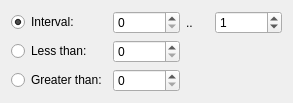
<?xml version="1.0" encoding="UTF-8"?>
<ui version="4.0">
 <class>EditIntegerMarkerWidget</class>
 <widget class="QWidget" name="EditIntegerMarkerWidget">
  <property name="geometry">
   <rect>
    <x>0</x>
    <y>0</y>
    <width>293</width>
    <height>92</height>
   </rect>
  </property>
  <property name="windowTitle">
   <string/>
  </property>
  <layout class="QGridLayout" name="gridLayout">
   <item row="0" column="0">
    <widget class="QRadioButton" name="intervalButton">
     <property name="text">
      <string>Interval:</string>
     </property>
     <property name="checked">
      <bool>true</bool>
     </property>
    </widget>
   </item>
   <item row="0" column="1" colspan="2">
    <layout class="QHBoxLayout" name="horizontalLayout">
     <item>
      <widget class="QSpinBox" name="intMinBox">
       <property name="minimum">
        <number>0</number>
       </property>
       <property name="maximum">
        <number>400000000</number>
       </property>
      </widget>
     </item>
     <item>
      <widget class="QLabel" name="label">
       <property name="text">
        <string>..</string>
       </property>
      </widget>
     </item>
     <item>
      <widget class="QSpinBox" name="intMaxBox">
       <property name="maximum">
        <number>400000000</number>
       </property>
       <property name="value">
        <number>1</number>
       </property>
      </widget>
     </item>
    </layout>
   </item>
   <item row="1" column="0">
    <widget class="QRadioButton" name="lessButton">
     <property name="text">
      <string>Less than:</string>
     </property>
    </widget>
   </item>
   <item row="1" column="1">
    <widget class="QSpinBox" name="lessBox">
     <property name="maximum">
      <number>400000000</number>
     </property>
    </widget>
   </item>
   <item row="1" column="2">
    <spacer name="horizontalSpacer">
     <property name="orientation">
      <enum>Qt::Horizontal</enum>
     </property>
     <property name="sizeHint" stdset="0">
      <size>
       <width>59</width>
       <height>20</height>
      </size>
     </property>
    </spacer>
   </item>
   <item row="2" column="0">
    <widget class="QRadioButton" name="greaterButton">
     <property name="text">
      <string>Greater than:</string>
     </property>
    </widget>
   </item>
   <item row="2" column="1">
    <widget class="QSpinBox" name="greaterBox">
     <property name="maximum">
      <number>400000000</number>
     </property>
    </widget>
   </item>
   <item row="2" column="2">
    <spacer name="horizontalSpacer_2">
     <property name="orientation">
      <enum>Qt::Horizontal</enum>
     </property>
     <property name="sizeHint" stdset="0">
      <size>
       <width>59</width>
       <height>20</height>
      </size>
     </property>
    </spacer>
   </item>
  </layout>
 </widget>
 <resources/>
 <connections>
  <connection>
   <sender>lessButton</sender>
   <signal>toggled(bool)</signal>
   <receiver>lessBox</receiver>
   <slot>setEnabled(bool)</slot>
   <hints>
    <hint type="sourcelabel">
     <x>63</x>
     <y>47</y>
    </hint>
    <hint type="destinationlabel">
     <x>123</x>
     <y>47</y>
    </hint>
   </hints>
  </connection>
  <connection>
   <sender>greaterButton</sender>
   <signal>toggled(bool)</signal>
   <receiver>greaterBox</receiver>
   <slot>setEnabled(bool)</slot>
   <hints>
    <hint type="sourcelabel">
     <x>76</x>
     <y>73</y>
    </hint>
    <hint type="destinationlabel">
     <x>125</x>
     <y>76</y>
    </hint>
   </hints>
  </connection>
  <connection>
   <sender>intervalButton</sender>
   <signal>toggled(bool)</signal>
   <receiver>intMinBox</receiver>
   <slot>setEnabled(bool)</slot>
   <hints>
    <hint type="sourcelabel">
     <x>31</x>
     <y>17</y>
    </hint>
    <hint type="destinationlabel">
     <x>115</x>
     <y>22</y>
    </hint>
   </hints>
  </connection>
  <connection>
   <sender>intervalButton</sender>
   <signal>toggled(bool)</signal>
   <receiver>intMaxBox</receiver>
   <slot>setEnabled(bool)</slot>
   <hints>
    <hint type="sourcelabel">
     <x>70</x>
     <y>18</y>
    </hint>
    <hint type="destinationlabel">
     <x>209</x>
     <y>21</y>
    </hint>
   </hints>
  </connection>
 </connections>
 <buttongroups>
  <buttongroup name="radioButtonsGroup"/>
 </buttongroups>
</ui>
